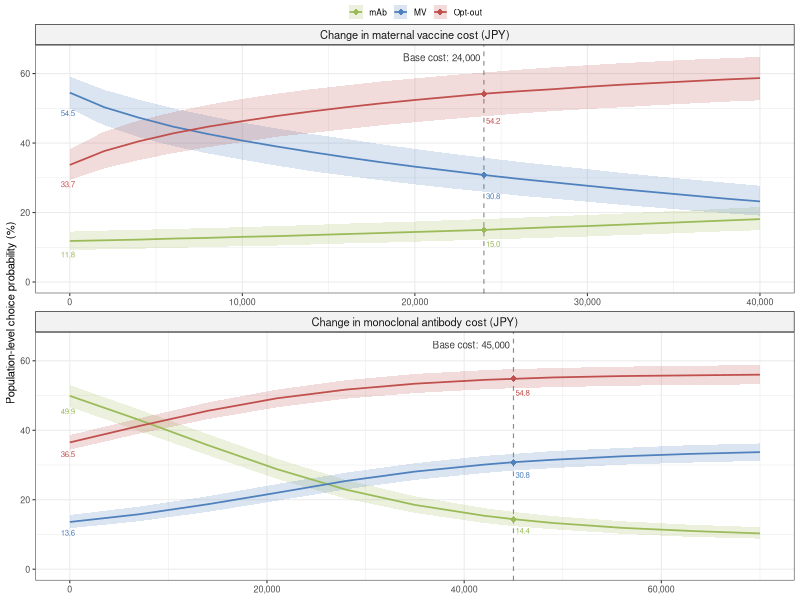

R code for this plot:
# ===========================================================================
# Title: 21_hcm_costCont_ranInt_ranCoeff_choiceProb_comPlot.r
# Date: 2026-09-10
# ===========================================================================

# ------------------------------------------------------------------------
# SECTION 1: Load library
# ------------------------------------------------------------------------

library(here)
library(dplyr)
library(ggplot2)

# ------------------------------------------------------------------------
# SECTION 2: Load and combine choice-probability results
# ------------------------------------------------------------------------

df_mvCost <- read.csv(here("data", "choiceProb_mvCost.csv"))
df_mabCost <- read.csv(here("data", "choiceProb_mabCost.csv"))

df_plot <- bind_rows(
    df_mvCost %>% mutate(
        CostType = "Change in maternal vaccine cost (JPY)",
        base_cost = 24000
    ),
    df_mabCost %>% mutate(
        CostType = "Change in monoclonal antibody cost (JPY)",
        base_cost = 45000
    )
) %>%
    mutate(
        Cost = Cost * 100000,
        across(Mean:Upper_UI, ~ .x * 100),
        CostType = factor(
            CostType,
            levels = c(
                "Change in maternal vaccine cost (JPY)",
                "Change in monoclonal antibody cost (JPY)"
            )
        )
    )

# Normalize mean probabilities to sum to 100% within each cost curve
norm_meanProb <- function(df) {
    df %>%
        group_by(CostType, Cost) %>%
        mutate(
            Mean = {
                raw_mean <- Mean / sum(Mean) * 100
                rounded_mean <- round(raw_mean, 1)
                correction <- round(100 - sum(rounded_mean), 1)
                rounded_mean[which.max(raw_mean)] <-
                    rounded_mean[which.max(raw_mean)] + correction
                rounded_mean
            }
        ) %>%
        ungroup() %>%
        mutate(across(Lower_UI:Upper_UI, ~ round(.x, 1)))
}

df_plot <- norm_meanProb(df_plot)

base_cases <- df_plot %>%
    distinct(CostType, base_cost) %>%
    mutate(
        label = paste0("Base cost: ", format(base_cost, big.mark = ","))
    )

y_max <- ceiling(max(df_plot$Upper_UI, na.rm = TRUE) / 5) * 5

# ------------------------------------------------------------------------
# SECTION 3: Create combined figure
# ------------------------------------------------------------------------

color_manual <- c(
    "MV" = "#4F81BD",
    "mAb" = "#9BBB59",
    "Opt-out" = "#C0504D"
)

prob_c0 <- df_plot %>%
    filter(Cost == 0)

prob_base <- df_plot %>%
    inner_join(
        base_cases[, c("CostType", "base_cost")],
        by = c("CostType", "Cost" = "base_cost")
    )

choiceProb_combined <- ggplot(
    df_plot,
    aes(x = Cost, y = Mean, color = Alt, group = Alt)
) +
    geom_vline(
        data = base_cases,
        aes(xintercept = base_cost),
        linetype = "dashed",
        color = "#404040",
        linewidth = 0.4,
        alpha = 0.6
    ) +
    geom_ribbon(
        aes(ymin = Lower_UI, ymax = Upper_UI, fill = Alt),
        alpha = 0.2,
        color = NA
    ) +
    geom_line(linewidth = 0.6) +
    geom_point(
        data = df_plot %>%
            semi_join(base_cases, by = c("CostType", "Cost" = "base_cost")),
        aes(),
        size = 2,
        shape = 18
    ) +
    geom_text(
        data = prob_c0,
        aes(
            x = Cost,
            y = Lower_UI,
            label = sprintf("%.1f", Mean)
        ),
        vjust = 1.25,
        hjust = 0.65,
        size = 2,
        show.legend = FALSE
    ) +
    geom_text(
        data = prob_base,
        aes(
            x = Cost,
            y = Lower_UI,
            label = sprintf("%.1f", Mean)
        ),
        vjust = 1.25,
        hjust = -0.15,
        size = 2,
        show.legend = FALSE
    ) +
    geom_text(
        data = base_cases,
        aes(
            x = base_cost,
            y = y_max * 0.995,
            label = label
        ),
        hjust = 1.05,
        vjust = 0.5,
        size = 2.5,
        color = "#404040",
        inherit.aes = FALSE
    ) +
    facet_wrap(
        ~ CostType,
        ncol = 1,
        scales = "free_x",
        strip.position = "top"
    ) +
    labs(
        x = NULL,
        y = "Population-level choice probability (%)"
    ) +
    scale_color_manual(values = color_manual) +
    scale_fill_manual(values = color_manual) +
    scale_x_continuous(labels = scales::comma) +
    coord_cartesian(ylim = c(0, y_max)) +
    theme_bw(base_size = 8) +
    theme(
        legend.position = "top",
        legend.margin = margin(t = -1, b = -5),
        legend.key.size = grid::unit(0.4, "cm"),
        legend.title = element_blank(),
        legend.text = element_text(size = 6),
        strip.background = element_rect(
            fill = "#F2F2F2",
            colour = "#000000",
            linewidth = 0.4
        ),
        strip.text = element_text(size = 8),
        panel.spacing.y = grid::unit(0.2, "lines")
    )

# ------------------------------------------------------------------------
# SECTION 4: Save figure
# ------------------------------------------------------------------------

ggsave(
    here("figs", "choiceProb_combCost_linePlot.png"),
    plot = choiceProb_combined,
    width = 10,
    height = 12,
    units = "cm",
    dpi = 600
)
cat("\nPlot successfully saved!\n")
